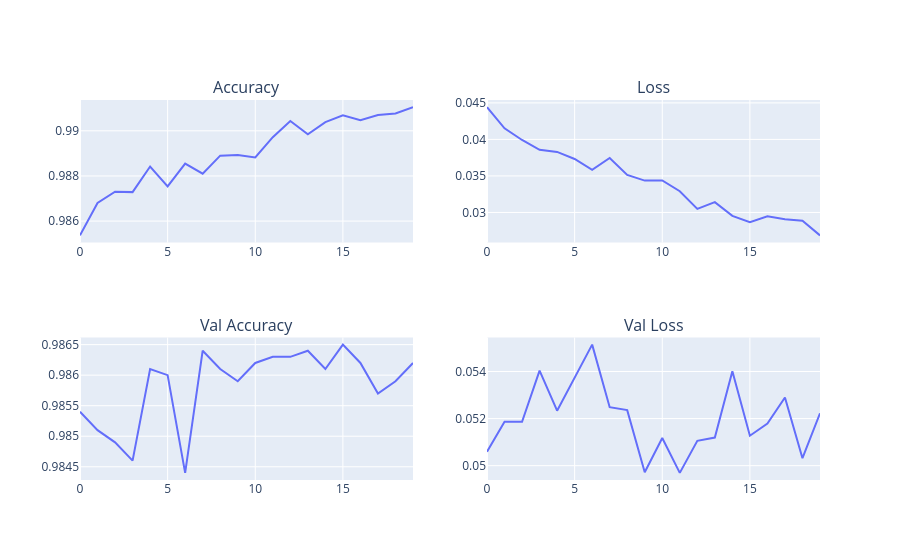

The notebook cell saved with this chart:
### Code cell
def plot_results(start_epoch=0):
    acc= history.history['accuracy'][start_epoch:]
    loss = history.history['loss'][start_epoch:]
    val_acc = history.history['val_accuracy'][start_epoch:]
    val_loss = history.history['val_loss'][start_epoch:]

    fig = make_subplots(2,2, subplot_titles=("Accuracy", "Loss", "Val Accuracy", "Val Loss"))

    fig.add_trace(px.line(x=history.epoch[start_epoch:], y=acc).data[0], 1, 1)
    fig.add_trace(px.line(x=history.epoch[start_epoch:], y=loss).data[0], 1, 2)
    fig.add_trace(px.line(x=history.epoch[start_epoch:], y=val_acc).data[0], 2, 1)
    fig.add_trace(px.line(x=history.epoch[start_epoch:], y=val_loss).data[0], 2, 2)

    fig.show()

def print_results():
  predictions = mnist_model.predict(X_test_flattened)
  predicted_labels = tf.argmax(predictions, axis=1).numpy()
  print( "######################################## Results ################################" )
  for i in history.history.keys():
    print(f'{i}:                           {history.history[i][-1]: .5f}  ')

  misclassified_indices = np.where(predicted_labels != y_test)[0]
  num_misclassified = len(misclassified_indices)
  print(f'Missclassified: {num_misclassified}')

print_results()
plot_results(0)

### Figure 1 — Plotly figure (JSON) as saved in the notebook; plotly's stock layout.template omitted (floating-point values rounded to 4 significant figures)
{"data": [{"hovertemplate": "x=%{x}<br>y=%{y}<extra></extra>", "legendgroup": "", "line": {"color": "#636efa", "dash": "solid"}, "marker": {"symbol": "circle"}, "mode": "lines", "name": "", "orientation": "v", "showlegend": false, "type": "scatter", "x": [0, 1, 2, 3, 4, 5, 6, 7, 8, 9, 10, 11, 12, 13, 14, 15, 16, 17, 18, 19], "xaxis": "x", "y": [0.9854, 0.9868, 0.9873, 0.9873, 0.9884, 0.9875, 0.9886, 0.9881, 0.9889, 0.9889, 0.9888, 0.9897, 0.9904, 0.9898, 0.9904, 0.9907, 0.9905, 0.9907, 0.9908, 0.9911], "yaxis": "y"}, {"hovertemplate": "x=%{x}<br>y=%{y}<extra></extra>", "legendgroup": "", "line": {"color": "#636efa", "dash": "solid"}, "marker": {"symbol": "circle"}, "mode": "lines", "name": "", "orientation": "v", "showlegend": false, "type": "scatter", "x": [0, 1, 2, 3, 4, 5, 6, 7, 8, 9, 10, 11, 12, 13, 14, 15, 16, 17, 18, 19], "xaxis": "x2", "y": [0.04442, 0.04152, 0.03992, 0.03857, 0.03829, 0.03733, 0.03583, 0.03745, 0.03513, 0.03436, 0.03438, 0.03291, 0.03049, 0.03142, 0.02953, 0.02868, 0.02948, 0.02907, 0.02886, 0.02686], "yaxis": "y2"}, {"hovertemplate": "x=%{x}<br>y=%{y}<extra></extra>", "legendgroup": "", "line": {"color": "#636efa", "dash": "solid"}, "marker": {"symbol": "circle"}, "mode": "lines", "name": "", "orientation": "v", "showlegend": false, "type": "scatter", "x": [0, 1, 2, 3, 4, 5, 6, 7, 8, 9, 10, 11, 12, 13, 14, 15, 16, 17, 18, 19], "xaxis": "x3", "y": [0.9854, 0.9851, 0.9849, 0.9846, 0.9861, 0.986, 0.9844, 0.9864, 0.9861, 0.9859, 0.9862, 0.9863, 0.9863, 0.9864, 0.9861, 0.9865, 0.9862, 0.9857, 0.9859, 0.9862], "yaxis": "y3"}, {"hovertemplate": "x=%{x}<br>y=%{y}<extra></extra>", "legendgroup": "", "line": {"color": "#636efa", "dash": "solid"}, "marker": {"symbol": "circle"}, "mode": "lines", "name": "", "orientation": "v", "showlegend": false, "type": "scatter", "x": [0, 1, 2, 3, 4, 5, 6, 7, 8, 9, 10, 11, 12, 13, 14, 15, 16, 17, 18, 19], "xaxis": "x4", "y": [0.05059, 0.05187, 0.05186, 0.05403, 0.05234, 0.05372, 0.05514, 0.05248, 0.05236, 0.04972, 0.05117, 0.04969, 0.05105, 0.05119, 0.05401, 0.05127, 0.05179, 0.05289, 0.05032, 0.05222], "yaxis": "y4"}], "layout": {"annotations": [{"font": {"size": 16}, "showarrow": false, "text": "Accuracy", "x": 0.225, "xanchor": "center", "xref": "paper", "y": 1, "yanchor": "bottom", "yref": "paper"}, {"font": {"size": 16}, "showarrow": false, "text": "Loss", "x": 0.775, "xanchor": "center", "xref": "paper", "y": 1, "yanchor": "bottom", "yref": "paper"}, {"font": {"size": 16}, "showarrow": false, "text": "Val Accuracy", "x": 0.225, "xanchor": "center", "xref": "paper", "y": 0.375, "yanchor": "bottom", "yref": "paper"}, {"font": {"size": 16}, "showarrow": false, "text": "Val Loss", "x": 0.775, "xanchor": "center", "xref": "paper", "y": 0.375, "yanchor": "bottom", "yref": "paper"}], "xaxis": {"anchor": "y", "domain": [0, 0.45]}, "xaxis2": {"anchor": "y2", "domain": [0.55, 1]}, "xaxis3": {"anchor": "y3", "domain": [0, 0.45]}, "xaxis4": {"anchor": "y4", "domain": [0.55, 1]}, "yaxis": {"anchor": "x", "domain": [0.625, 1]}, "yaxis2": {"anchor": "x2", "domain": [0.625, 1]}, "yaxis3": {"anchor": "x3", "domain": [0, 0.375]}, "yaxis4": {"anchor": "x4", "domain": [0, 0.375]}}}
